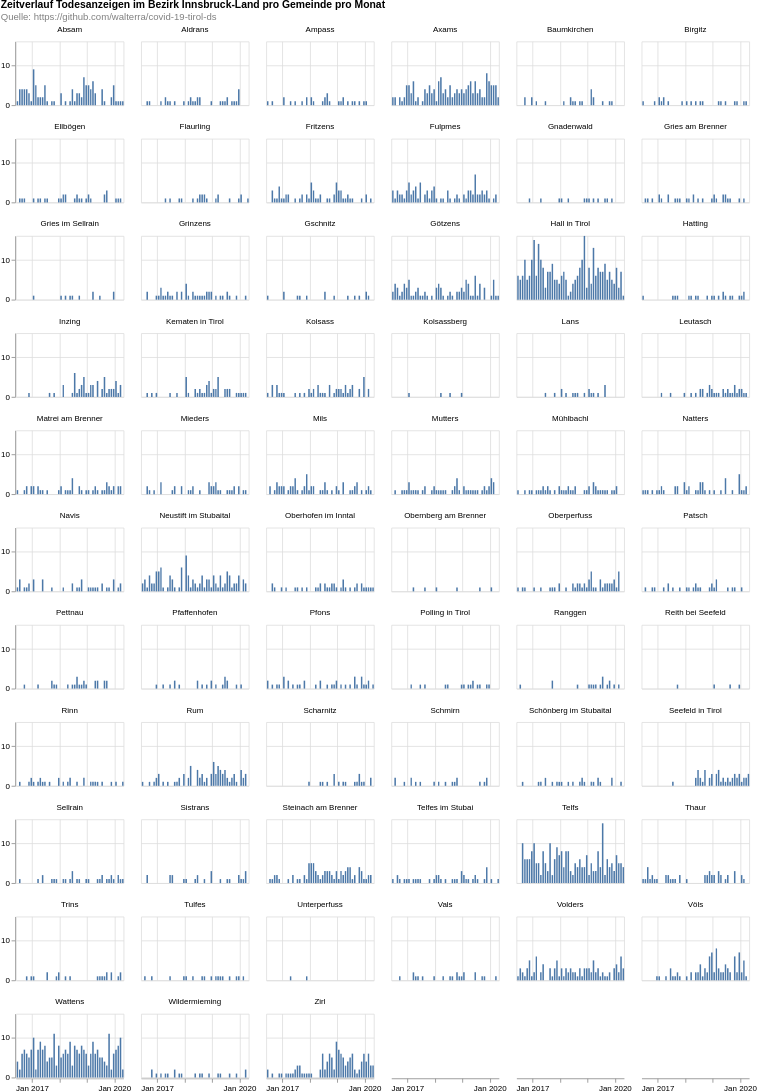

Vega-Lite specification for this chart:
### Vega-Lite specification from a JSON file in a GitHub repository (floating-point values rounded to 4 significant figures; data arrays with more than 128 entries replaced by an {"elided": "..."} marker saying what was removed)
{"$schema": "https://vega.github.io/schema/vega-lite/v4.8.1.json", "columns": 6, "config": {"view": {"continuousHeight": 300, "continuousWidth": 400}}, "data": {"name": "data-a729ef765d1850595d946ef2d51601b4"}, "datasets": {"data-a729ef765d1850595d946ef2d51601b4": {"elided": "3247 records"}}, "facet": {"field": "municipaly", "title": null, "type": "nominal"}, "padding": 0, "spec": {"layer": [{"encoding": {"tooltip": [{"field": "date", "timeUnit": "yearmonth", "type": "temporal"}, {"aggregate": "sum", "field": "count", "type": "quantitative"}], "x": {"field": "date", "timeUnit": "yearmonth", "title": null, "type": "temporal"}, "y": {"aggregate": "sum", "field": "count", "title": null, "type": "quantitative"}}, "height": 80, "mark": "bar", "width": 135}]}, "title": {"color": "black", "subtitle": ["Quelle: https://github.com/walterra/covid-19-tirol-ds"], "subtitleColor": "gray", "text": ["Zeitverlauf Todesanzeigen im Bezirk Innsbruck-Land pro Gemeinde pro Monat"]}}
